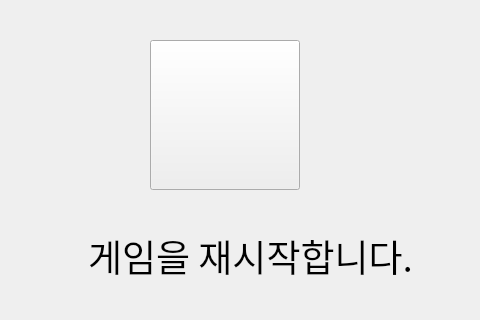
<?xml version="1.0" encoding="UTF-8"?>
<ui version="4.0">
 <class>Form</class>
 <widget class="QWidget" name="Form">
  <property name="geometry">
   <rect>
    <x>0</x>
    <y>0</y>
    <width>480</width>
    <height>320</height>
   </rect>
  </property>
  <property name="windowTitle">
   <string>Form</string>
  </property>
  <widget class="QPushButton" name="btn_reset">
   <property name="geometry">
    <rect>
     <x>150</x>
     <y>40</y>
     <width>150</width>
     <height>150</height>
    </rect>
   </property>
   <property name="focusPolicy">
    <enum>Qt::NoFocus</enum>
   </property>
   <property name="text">
    <string/>
   </property>
  </widget>
  <widget class="QLabel" name="label">
   <property name="geometry">
    <rect>
     <x>50</x>
     <y>220</y>
     <width>401</width>
     <height>71</height>
    </rect>
   </property>
   <property name="font">
    <font>
     <family>HyhwpEQ</family>
     <pointsize>28</pointsize>
    </font>
   </property>
   <property name="text">
    <string>게임을 재시작합니다.</string>
   </property>
   <property name="alignment">
    <set>Qt::AlignCenter</set>
   </property>
  </widget>
 </widget>
 <resources/>
 <connections/>
</ui>
